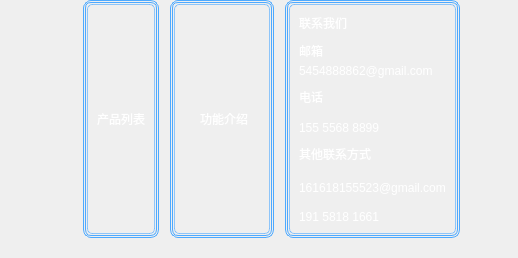
                <widget class="QWidget" name="widget_info" native="true">
                 <layout class="QHBoxLayout" name="horizontalLayout_13">
                  <property name="spacing">
                   <number>11</number>
                  </property>
                  <property name="leftMargin">
                   <number>83</number>
                  </property>
                  <property name="topMargin">
                   <number>0</number>
                  </property>
                  <property name="rightMargin">
                   <number>58</number>
                  </property>
                  <property name="bottomMargin">
                   <number>20</number>
                  </property>
                  <item>
                   <widget class="QFrame" name="frame_one_3">
                    <property name="minimumSize">
                     <size>
                      <width>0</width>
                      <height>0</height>
                     </size>
                    </property>
                    <property name="styleSheet">
                     <string notr="true">QFrame#frame_one_3{
border: 0.8px solid #4DA9FF;
border-radius: 8px;
}
</string>
                    </property>
                    <property name="frameShape">
                     <enum>QFrame::NoFrame</enum>
                    </property>
                    <property name="frameShadow">
                     <enum>QFrame::Raised</enum>
                    </property>
                    <layout class="QGridLayout" name="gridLayout_23">
                     <property name="leftMargin">
                      <number>1</number>
                     </property>
                     <property name="topMargin">
                      <number>1</number>
                     </property>
                     <property name="rightMargin">
                      <number>1</number>
                     </property>
                     <property name="bottomMargin">
                      <number>1</number>
                     </property>
                     <property name="spacing">
                      <number>0</number>
                     </property>
                     <item row="0" column="0">
                      <widget class="QFrame" name="frame_two_3">
                       <property name="styleSheet">
                        <string notr="true">QFrame#frame_two_3{
border: 0.6px solid #4DA9FF;
border-radius: 6px;
}
</string>
                       </property>
                       <property name="frameShape">
                        <enum>QFrame::StyledPanel</enum>
                       </property>
                       <property name="frameShadow">
                        <enum>QFrame::Raised</enum>
                       </property>
                       <layout class="QGridLayout" name="gridLayout_27">
                        <property name="leftMargin">
                         <number>1</number>
                        </property>
                        <property name="topMargin">
                         <number>1</number>
                        </property>
                        <property name="rightMargin">
                         <number>1</number>
                        </property>
                        <property name="bottomMargin">
                         <number>1</number>
                        </property>
                        <item row="0" column="0">
                         <widget class="QFrame" name="frame_5">
                          <property name="styleSheet">
                           <string notr="true">QFrame#frame_5{
border: 1px solid rgba(77, 169, 255, 0.6);
border-radius: 5px;
}
QFrame#frame_5:hover{
	color: rgb(170, 170, 255);
}</string>
                          </property>
                          <property name="frameShape">
                           <enum>QFrame::StyledPanel</enum>
                          </property>
                          <property name="frameShadow">
                           <enum>QFrame::Raised</enum>
                          </property>
                          <layout class="QGridLayout" name="gridLayout_28">
                           <item row="0" column="0">
                            <layout class="QVBoxLayout" name="verticalLayout_9">
                             <property name="spacing">
                              <number>3</number>
                             </property>
                             <item>
                              <widget class="QLabel" name="label_product">
                               <property name="minimumSize">
                                <size>
                                 <width>0</width>
                                 <height>21</height>
                                </size>
                               </property>
                               <property name="maximumSize">
                                <size>
                                 <width>16777215</width>
                                 <height>21</height>
                                </size>
                               </property>
                               <property name="styleSheet">
                                <string notr="true">color: #FFFFFF;
font: 11pt &quot;Alibaba PuHuiTi 2.0&quot;;</string>
                               </property>
                               <property name="text">
                                <string>产品列表</string>
                               </property>
                              </widget>
                             </item>
                             <item>
                              <layout class="QVBoxLayout" name="verticalLayout_productList">
                               <property name="spacing">
                                <number>8</number>
                               </property>
                              </layout>
                             </item>
                            </layout>
                           </item>
                          </layout>
                         </widget>
                        </item>
                       </layout>
                      </widget>
                     </item>
                    </layout>
                   </widget>
                  </item>
                  <item>
                   <widget class="QFrame" name="frame_one_4">
                    <property name="minimumSize">
                     <size>
                      <width>0</width>
                      <height>0</height>
                     </size>
                    </property>
                    <property name="styleSheet">
                     <string notr="true">QFrame#frame_one_4{
border: 0.8px solid #4DA9FF;
border-radius: 8px;
}
</string>
                    </property>
                    <property name="frameShape">
                     <enum>QFrame::NoFrame</enum>
                    </property>
                    <property name="frameShadow">
                     <enum>QFrame::Raised</enum>
                    </property>
                    <layout class="QGridLayout" name="gridLayout_24">
                     <property name="leftMargin">
                      <number>1</number>
                     </property>
                     <property name="topMargin">
                      <number>1</number>
                     </property>
                     <property name="rightMargin">
                      <number>1</number>
                     </property>
                     <property name="bottomMargin">
                      <number>1</number>
                     </property>
                     <property name="spacing">
                      <number>0</number>
                     </property>
                     <item row="0" column="0">
                      <widget class="QFrame" name="frame_two_4">
                       <property name="styleSheet">
                        <string notr="true">QFrame#frame_two_4{
border: 0.6px solid #4DA9FF;
border-radius: 6px;
}
</string>
                       </property>
                       <property name="frameShape">
                        <enum>QFrame::StyledPanel</enum>
                       </property>
                       <property name="frameShadow">
                        <enum>QFrame::Raised</enum>
                       </property>
                       <layout class="QGridLayout" name="gridLayout_29">
                        <property name="leftMargin">
                         <number>1</number>
                        </property>
                        <property name="topMargin">
                         <number>1</number>
                        </property>
                        <property name="rightMargin">
                         <number>1</number>
                        </property>
                        <property name="bottomMargin">
                         <number>1</number>
                        </property>
                        <item row="0" column="0">
                         <widget class="QFrame" name="frame_6">
                          <property name="styleSheet">
                           <string notr="true">QFrame#frame_6{
border: 1px solid rgba(77, 169, 255, 0.6);
border-radius: 5px;
}
QFrame#frame_6:hover{
	color: rgb(170, 170, 255);
}</string>
                          </property>
                          <property name="frameShape">
                           <enum>QFrame::StyledPanel</enum>
                          </property>
                          <property name="frameShadow">
                           <enum>QFrame::Raised</enum>
                          </property>
                          <layout class="QGridLayout" name="gridLayout_30">
                           <item row="0" column="0">
                            <layout class="QVBoxLayout" name="verticalLayout_8">
                             <property name="spacing">
                              <number>3</number>
                             </property>
                             <property name="leftMargin">
                              <number>16</number>
                             </property>
                             <property name="rightMargin">
                              <number>12</number>
                             </property>
                             <item>
                              <widget class="QLabel" name="label_fun">
                               <property name="minimumSize">
                                <size>
                                 <width>0</width>
                                 <height>20</height>
                                </size>
                               </property>
                               <property name="maximumSize">
                                <size>
                                 <width>16777215</width>
                                 <height>20</height>
                                </size>
                               </property>
                               <property name="styleSheet">
                                <string notr="true">color: #FFFFFF;
font: 11pt &quot;Alibaba PuHuiTi 2.0&quot;;</string>
                               </property>
                               <property name="text">
                                <string>功能介绍</string>
                               </property>
                              </widget>
                             </item>
                             <item>
                              <layout class="QGridLayout" name="gridLayout_funlist">
                               <property name="spacing">
                                <number>11</number>
                               </property>
                              </layout>
                             </item>
                            </layout>
                           </item>
                          </layout>
                         </widget>
                        </item>
                       </layout>
                      </widget>
                     </item>
                    </layout>
                   </widget>
                  </item>
                  <item>
                   <widget class="QFrame" name="frame_one_5">
                    <property name="minimumSize">
                     <size>
                      <width>0</width>
                      <height>0</height>
                     </size>
                    </property>
                    <property name="styleSheet">
                     <string notr="true">QFrame#frame_one_5{
border: 0.8px solid #4DA9FF;
border-radius: 8px;
}
</string>
                    </property>
                    <property name="frameShape">
                     <enum>QFrame::NoFrame</enum>
                    </property>
                    <property name="frameShadow">
                     <enum>QFrame::Raised</enum>
                    </property>
                    <layout class="QGridLayout" name="gridLayout_25">
                     <property name="leftMargin">
                      <number>1</number>
                     </property>
                     <property name="topMargin">
                      <number>1</number>
                     </property>
                     <property name="rightMargin">
                      <number>1</number>
                     </property>
                     <property name="bottomMargin">
                      <number>1</number>
                     </property>
                     <property name="spacing">
                      <number>0</number>
                     </property>
                     <item row="0" column="0">
                      <widget class="QFrame" name="frame_two_5">
                       <property name="styleSheet">
                        <string notr="true">QFrame#frame_two_5{
border: 0.6px solid #4DA9FF;
border-radius: 6px;
}
</string>
                       </property>
                       <property name="frameShape">
                        <enum>QFrame::StyledPanel</enum>
                       </property>
                       <property name="frameShadow">
                        <enum>QFrame::Raised</enum>
                       </property>
                       <layout class="QGridLayout" name="gridLayout_31">
                        <property name="leftMargin">
                         <number>1</number>
                        </property>
                        <property name="topMargin">
                         <number>1</number>
                        </property>
                        <property name="rightMargin">
                         <number>1</number>
                        </property>
                        <property name="bottomMargin">
                         <number>1</number>
                        </property>
                        <item row="0" column="0">
                         <widget class="QFrame" name="frame_7">
                          <property name="styleSheet">
                           <string notr="true">QFrame#frame_7{
border: 1px solid rgba(77, 169, 255, 0.6);
border-radius: 5px;
}
QFrame#frame_7:hover{
	color: rgb(170, 170, 255);
}</string>
                          </property>
                          <property name="frameShape">
                           <enum>QFrame::StyledPanel</enum>
                          </property>
                          <property name="frameShadow">
                           <enum>QFrame::Raised</enum>
                          </property>
                          <layout class="QGridLayout" name="gridLayout_32">
                           <item row="0" column="0">
                            <layout class="QVBoxLayout" name="verticalLayout_15">
                             <property name="spacing">
                              <number>10</number>
                             </property>
                             <item>
                              <widget class="QLabel" name="label_contact">
                               <property name="styleSheet">
                                <string notr="true">color: #FFFFFF;
font: 11pt &quot;Alibaba PuHuiTi 2.0&quot;;</string>
                               </property>
                               <property name="text">
                                <string>联系我们</string>
                               </property>
                              </widget>
                             </item>
                             <item>
                              <layout class="QVBoxLayout" name="verticalLayout_14">
                               <item>
                                <layout class="QVBoxLayout" name="verticalLayout_10">
                                 <property name="spacing">
                                  <number>4</number>
                                 </property>
                                 <item>
                                  <widget class="QLabel" name="label_emil">
                                   <property name="styleSheet">
                                    <string notr="true">color: #FFFFFF;
font: 11pt &quot;Alibaba PuHuiTi 2.0&quot;;</string>
                                   </property>
                                   <property name="text">
                                    <string>邮箱</string>
                                   </property>
                                  </widget>
                                 </item>
                                 <item>
                                  <widget class="QLabel" name="label_6">
                                   <property name="styleSheet">
                                    <string notr="true">color: #FFFFFF;
ffont: 9pt &quot;Alibaba PuHuiTi 2.0&quot;;</string>
                                   </property>
                                   <property name="text">
                                    <string>5454888862@gmail.com</string>
                                   </property>
                                  </widget>
                                 </item>
                                </layout>
                               </item>
                               <item>
                                <layout class="QVBoxLayout" name="verticalLayout_11">
                                 <property name="spacing">
                                  <number>15</number>
                                 </property>
                                 <item>
                                  <widget class="QLabel" name="label_7">
                                   <property name="styleSheet">
                                    <string notr="true">color: #FFFFFF;
font: 11pt &quot;Alibaba PuHuiTi 2.0&quot;;</string>
                                   </property>
                                   <property name="text">
                                    <string>电话</string>
                                   </property>
                                  </widget>
                                 </item>
                                 <item>
                                  <widget class="QLabel" name="label_8">
                                   <property name="styleSheet">
                                    <string notr="true">color: #FFFFFF;
font: 9pt &quot;Alibaba PuHuiTi 2.0&quot;;</string>
                                   </property>
                                   <property name="text">
                                    <string>155 5568 8899</string>
                                   </property>
                                  </widget>
                                 </item>
                                </layout>
                               </item>
                               <item>
                                <layout class="QVBoxLayout" name="verticalLayout_13">
                                 <property name="spacing">
                                  <number>18</number>
                                 </property>
                                 <item>
                                  <widget class="QLabel" name="label_9">
                                   <property name="styleSheet">
                                    <string notr="true">color: #FFFFFF;
font: 11pt &quot;Alibaba PuHuiTi 2.0&quot;;</string>
                                   </property>
                                   <property name="text">
                                    <string>其他联系方式</string>
                                   </property>
                                  </widget>
                                 </item>
                                 <item>
                                  <layout class="QVBoxLayout" name="verticalLayout_12">
                                   <property name="spacing">
                                    <number>15</number>
                                   </property>
                                   <item>
                                    <widget class="QLabel" name="label_10">
                                     <property name="styleSheet">
                                      <string notr="true">color: #FFFFFF;
font: 9pt &quot;Alibaba PuHuiTi 2.0&quot;;</string>
                                     </property>
                                     <property name="text">
                                      <string>161618155523@gmail.com</string>
                                     </property>
                                    </widget>
                                   </item>
                                   <item>
                                    <widget class="QLabel" name="label">
                                     <property name="styleSheet">
                                      <string notr="true">color: #FFFFFF;
font: 9pt &quot;Alibaba PuHuiTi 2.0&quot;;</string>
                                     </property>
                                     <property name="text">
                                      <string>191 5818 1661</string>
                                     </property>
                                    </widget>
                                   </item>
                                  </layout>
                                 </item>
                                </layout>
                               </item>
                              </layout>
                             </item>
                            </layout>
                           </item>
                          </layout>
                         </widget>
                        </item>
                       </layout>
                      </widget>
                     </item>
                    </layout>
                   </widget>
                  </item>
                 </layout>
                </widget>
